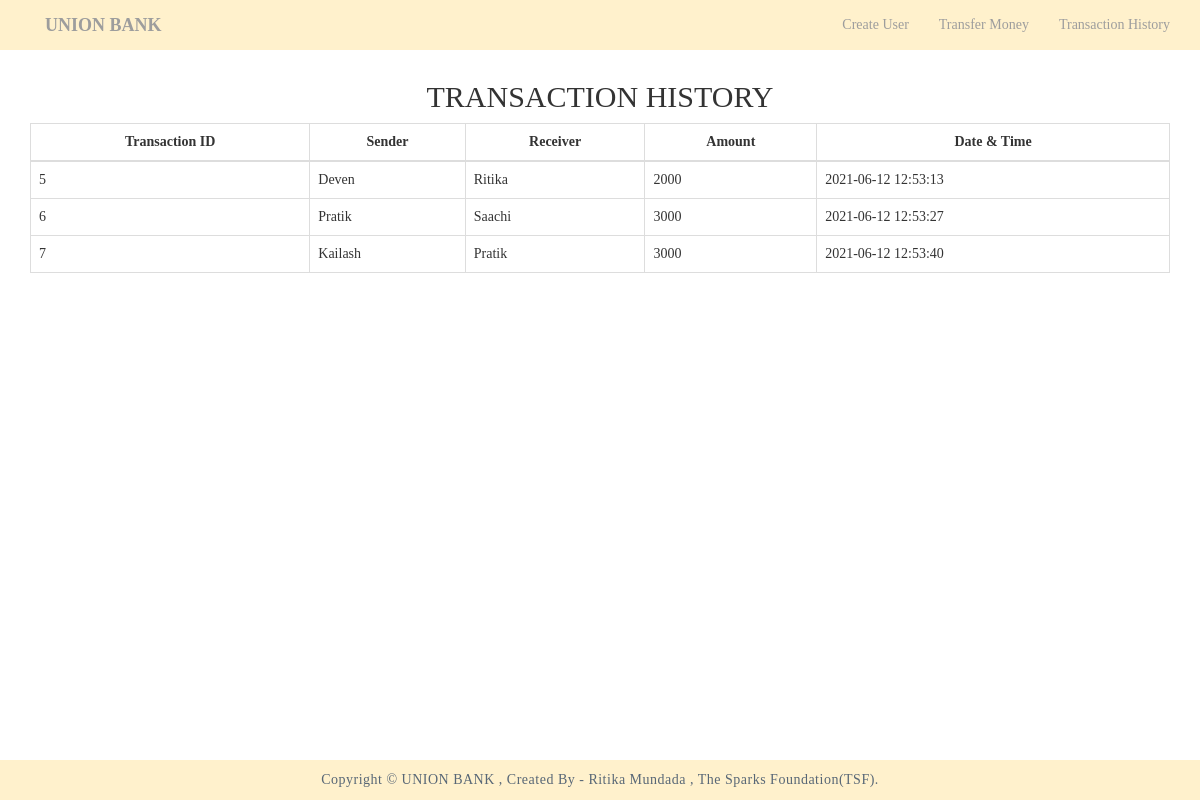
The page /transactionhistory.php on the database its author committed.
### tables this page shows
CREATE TABLE `transaction` (
  `Transaction_ID` int(11) NOT NULL,
  `Sender` varchar(40) NOT NULL,
  `Receiver` varchar(40) NOT NULL,
  `Amount` int(11) NOT NULL,
  `Transaction_Time` timestamp NOT NULL DEFAULT current_timestamp() ON UPDATE current_timestamp()
);

### transactionhistory.php (the view, shortened to what this page needs)
<!doctype html>
<html lang="en">
<head>
  <link rel="stylesheet" href="https://maxcdn.bootstrapcdn.com/bootstrap/3.4.1/css/bootstrap.min.css">
  <link href="css/index.css" rel="stylesheet" type="text/css" />
</head>
<body style="background-color:White">
  <?php include 'header-footer.php' ?>
  <br><br><br>
  <h2>
    <center>
      TRANSACTION HISTORY
    </center>
  </h2>
  <div class="container">
    <div class="table-responsive-sm">
      <table class="table table-hover  table-bordered">
        <thead>
          <tr>
            <th class="text-center">Transaction ID</th>
            <th class="text-center">Sender</th>
            <th class="text-center">Receiver</th>
            <th class="text-center">Amount</th>
            <th class="text-center">Date & Time</th>
          </tr>
        </thead>
        <tbody>
          <?php include 'configure.php';
           $sql="SELECT * FROM transaction";
           $result=mysqli_query($conn,$sql);
           while($rows=mysqli_fetch_assoc($result)){
          ?>
          <tr>
            <td class="py-2"><?php echo $rows['Transaction_ID']; ?></td>
            <td class="py-2"><?php echo $rows['Sender']; ?></td>
            <td class="py-2"><?php echo $rows['Receiver']; ?></td>
            <td class="py-2"><?php echo $rows['Amount']; ?> </td>
            <td class="py-2"><?php echo $rows['Transaction_Time']; ?> </td>
          </tr>
          <?php
          }
      ?>
        </tbody>
      </table>
    </div>
  </div>
</body>
</html>

### css/index.css (style rules this page uses)
* { padding: 0; margin: 0; box-sizing: border-box; font-family: "Times New Roman", Times, serif; }

### rows shown on the page
transaction: Transaction_ID "5", Sender "Deven", Receiver "Ritika", Amount "2000", Transaction_Time "2021-06-12 12:53:13"
transaction: Transaction_ID "6", Sender "Pratik", Receiver "Saachi", Amount "3000", Transaction_Time "2021-06-12 12:53:27"
transaction: Transaction_ID "7", Sender "Kailash", Receiver "Pratik", Amount "3000", Transaction_Time "2021-06-12 12:53:40"
